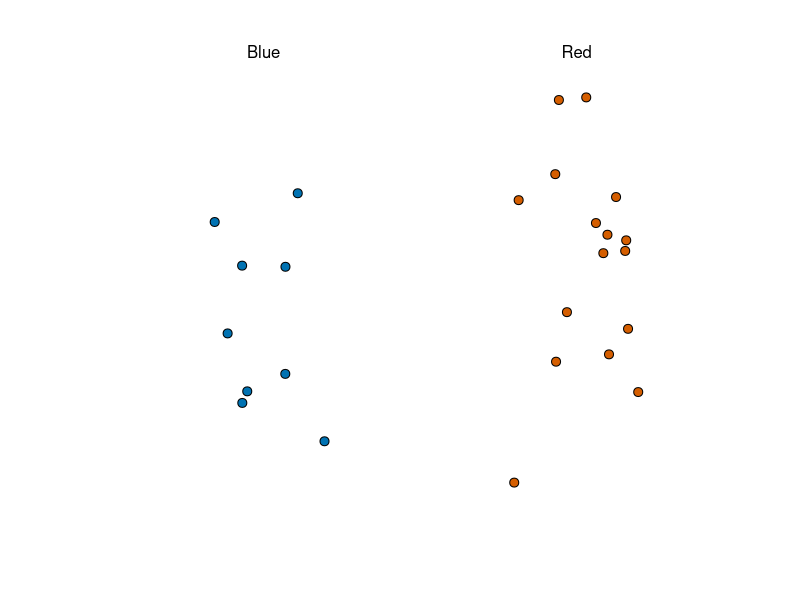

Generate this figure with R: (Note: this script raises an error after producing the figure.)
## ---- chunk 1
library(tidyverse)
library(dslabs)
take_poll(25)
## ---- chunk 2
sqrt(p*(1-p))/sqrt(1000)
## ---- chunk 3
p <- seq(0, 1, length = 100)
se<-sqrt(p*(1-p)/100)
library(tidyverse)
qplot(se,p)
## ---- chunk 4
p <- seq(0, 1, length = 100)
se<-sqrt(p*(1-p)/25)
library(tidyverse)
qplot(se,p)
p <- seq(0, 1, length = 100)
se<-sqrt(p*(1-p)/100)
library(tidyverse)
qplot(se,p)
p <- seq(0, 1, length = 100)
se<-sqrt(p*(1-p)/1000)
library(tidyverse)
qplot(se,p)
## ---- chunk 5
n <- 25
p <- 0.45

2*sqrt(p*(1-p)/n)
## ---- chunk 6
x_hat <- 0.48
se <- sqrt(x_hat*(1-x_hat)/25)
se
## ---- chunk 7
pnorm(0.01/se) - pnorm(-0.01/se)
## ---- chunk 8
1.96*se
## ---- chunk 9
pnorm(1.96)-pnorm(-1.96)
## ---- chunk 10
B <- 10000
N <- 1000
x_hat <- replicate(B, {
  x <- sample(c(0,1), size = N, replace = TRUE, prob = c(1-p, p))
  mean(x)
})
## ---- chunk 11
p <- 0.45
N <- 1000

x <- sample(c(0,1), size = N, replace = TRUE, prob = c(1-p, p))
x_hat <- mean(x)
## ---- chunk 12
B <- 10000
x_hat <- replicate(B, {
  x <- sample(c(0,1), size = N, replace = TRUE, prob = c(1-p, p))
  mean(x)
})
## ---- chunk 13
mean(x_hat)
sd(x_hat)
## ---- chunk 14
take_sample <- function(p, N){
  X <- sample(c(0,1), size = N, replace = TRUE, prob = c(1 - p, p))
  mean(X)
}
## ---- chunk 15
p <- 0.45
N <- 100
B <- 10000
errors <- replicate(B, take_sample(p, N) - p)
## ---- chunk 16
mean(errors)
hist(errors)
## ---- chunk 17
mean(abs(errors))
## ---- chunk 18
sqrt(mean(errors^2))
## ---- chunk 19
sqrt(p*(1-p)/100)
## ---- chunk 20
set.seed(1)
X <- sample(0:1, N, replace=T, p=c(1-p,p))
X_bar <- mean(X)
sqrt(X_bar*(1-X_bar)/N)
## ---- chunk 21
N <- seq(100, 5000, len = 100)
p <- 0.5
se <- sqrt(p*(1-p)/N)
library(tidyverse)
qplot(N,se)
## ---- chunk 22
qqnorm(errors)
qqline(errors)
## ---- chunk 23
p <- 0.45
N <- 100
1-pnorm(0.5, p, sqrt(p*(1-p)/N))
## ---- chunk 24
X_hat <- 0.51
se_hat <- sqrt(X_hat*(1-X_hat)/N)
1 - pnorm(0.01, 0, se_hat) + pnorm(-0.01, 0, se_hat)
## ---- chunk 25
p <- 0.45
N <- 1000
## ---- chunk 26
x <- sample(c(0, 1), size = N, replace = TRUE, prob = c(1-p, p))
x_hat <- mean(x)
se_hat <- sqrt(x_hat * (1 - x_hat) / N)
c(x_hat - 1.96 * se_hat, x_hat + 1.96 * se_hat)
## ---- chunk 27
x <- sample(c(0,1), size=N, replace=TRUE, prob=c(1-p, p))
x_hat <- mean(x)
se_hat <- sqrt(x_hat * (1 - x_hat) / N)
c(x_hat - 1.96 * se_hat, x_hat + 1.96 * se_hat)
## ---- chunk 28
pnorm(1.96) - pnorm(-1.96)
## ---- chunk 29
z <- qnorm(0.995)
z
## ---- chunk 30
pnorm(z) - pnorm(-z)
## ---- chunk 31
qnorm(0.975)
## ---- chunk 32
N <- 1000
B <- 10000
inside <- replicate(B, {
  x <- sample(c(0,1), size = N, replace = TRUE, prob = c(1-p, p))
  x_hat <- mean(x)
  se_hat <- sqrt(x_hat * (1 - x_hat) / N)
  between(p, x_hat - 1.96 * se_hat, x_hat + 1.96 * se_hat)
})
mean(inside)
## ---- chunk 33
library(dslabs)
data("polls_us_election_2016")
## ---- chunk 34
library(tidyverse)
polls <- polls_us_election_2016 %>% 
  filter(enddate >= "2016-10-31" & state == "U.S.") 
## ---- chunk 35
N <- polls$samplesize[1]
x_hat <- polls$rawpoll_clinton[1]/100
## ---- chunk 36
se_hat <- sqrt(X_hat*(1-X_hat)/N)
X_hat +  c(-1,1)*pnorm(0.975)*se_hat
## ---- chunk 37
library(tidyverse)
polls %>% mutate(X_hat = polls$rawpoll_clinton/100, se_hat = sqrt(X_hat*(1-X_hat)/samplesize),
                 lower = X_hat - pnorm(0.975)*se_hat, upper = X_hat + pnorm(0.975)*se_hat) %>%
  select(pollster, enddate, X_hat, lower, upper)
## ---- chunk 38
polls %>% mutate(X_hat = polls$rawpoll_clinton/100, se_hat = sqrt(X_hat*(1-X_hat)/samplesize),
                 lower = X_hat - pnorm(0.975)*se_hat, upper = X_hat + pnorm(0.975)*se_hat, 
                 hit = lower<=0.482 & upper>=0.482) %>%
  select(pollster, enddate, X_hat, lower, upper, hit) 
## ---- chunk 39
polls %>% mutate(X_hat = polls$rawpoll_clinton/100, se_hat = sqrt(X_hat*(1-X_hat)/samplesize),
                 lower = X_hat - pnorm(0.975)*se_hat, upper = X_hat + pnorm(0.975)*se_hat, 
                 hit = lower<=0.482 & upper>=0.482) %>%
  select(pollster, enddate, X_hat, lower, upper, hit)%>%
  summarize(mean(hit))
## ---- chunk 40
0.95
## ---- chunk 41
polls <- polls_us_election_2016 %>% 
  filter(enddate >= "2016-10-31" & state == "U.S.")  %>%
  mutate(d_hat = rawpoll_clinton / 100 - rawpoll_trump / 100)
## ---- chunk 42
N <- polls$samplesize[1]
d_hat <- polls$d_hat[1]
X_hat <- (d_hat+1)/2
se_hat <- 2*sqrt(X_hat*(1-X_hat)/N)
d_hat + c(-1,1)*pnorm(0.975)*se_hat
## ---- chunk 43
polls %>% mutate(X_hat = (d_hat+1)/2, se_hat = 2*sqrt(X_hat*(1-X_hat)/samplesize),
                 lower = d_hat - pnorm(0.975)*se_hat, upper = d_hat + pnorm(0.975)*se_hat, 
                 hit = lower<=0.021 & upper>=0.021) %>%
  select(pollster, enddate, d_hat, lower, upper, hit) 
## ---- chunk 44
polls %>% mutate(X_hat = (d_hat+1)/2, se_hat = 2*sqrt(X_hat*(1-X_hat)/samplesize),
                 lower = d_hat - pnorm(0.975)*se_hat, upper = d_hat + pnorm(0.975)*se_hat, 
                 hit = lower<=0.021 & upper>=0.021) %>%
  select(pollster, enddate, d_hat, lower, upper, hit) %>% 
  summarize(mean(hit))
## ---- chunk 45
polls %>% mutate(error = d_hat - 0.021) %>%
  ggplot(aes(pollster, error)) +
  geom_point()
## ---- chunk 46
polls %>% mutate(error = d_hat - 0.021) %>%
  group_by(pollster) %>%
  filter(n() >= 5) %>%
  ggplot(aes(pollster, error)) +
  geom_point()
## ---- chunk 47
N <- 25
x_hat <- 0.48
(2 * x_hat - 1) + c(-1.96, 1.96) * 2 * sqrt(x_hat * (1 - x_hat) / N)
## ---- chunk 48
N <- 100
z <- sqrt(N)*0.02/0.5
1 - (pnorm(z) - pnorm(-z))
## ---- chunk 49
library(tidyverse)
library(dslabs)
data("research_funding_rates")
research_funding_rates %>% select(discipline, applications_total, 
                                  success_rates_total) %>% head()
## ---- chunk 50
names(research_funding_rates)
## ---- chunk 51
totals <- research_funding_rates %>% 
  select(-discipline) %>% 
  summarize_all(sum) %>%
  summarize(yes_men = awards_men, 
            no_men = applications_men - awards_men, 
            yes_women = awards_women, 
            no_women = applications_women - awards_women) 
## ---- chunk 52
totals %>% summarize(percent_men = yes_men/(yes_men+no_men),
                     percent_women = yes_women/(yes_women+no_women))
## ---- chunk 53
tab <- matrix(c(3,1,1,3),2,2)
rownames(tab)<-c("Poured Before","Poured After")
colnames(tab)<-c("Guessed before","Guessed after")
tab
## ---- chunk 54
fisher.test(tab, alternative="greater")$p.value
## ---- chunk 55
totals %>% summarize(percent_men = yes_men/(yes_men+no_men),
                     percent_women = yes_women/(yes_women+no_women))
## ---- chunk 56
rate <- totals %>%
  summarize(percent_total = 
              (yes_men + yes_women)/
              (yes_men + no_men +yes_women + no_women)) %>%
  pull(percent_total)
rate
## ---- chunk 57
two_by_two <- data.frame(awarded = c("no", "yes"), 
                     men = c(totals$no_men, totals$yes_men),
                     women = c(totals$no_women, totals$yes_women))
two_by_two
## ---- chunk 58
data.frame(awarded = c("no", "yes"), 
       men = (totals$no_men + totals$yes_men) * c(1 - rate, rate),
       women = (totals$no_women + totals$yes_women) * c(1 - rate, rate))
## ---- chunk 59
chisq_test <- two_by_two %>% select(-awarded) %>% chisq.test()
## ---- chunk 60
chisq_test$p.value
## ---- chunk 61
odds_men <- with(two_by_two, (men[2]/sum(men)) / (men[1]/sum(men)))
odds_men
## ---- chunk 62
odds_women <- with(two_by_two, (women[2]/sum(women)) / (women[1]/sum(women)))
odds_women
## ---- chunk 63
odds_men / odds_women
## ---- chunk 64
log_or <- log(odds_men / odds_women)
se <- two_by_two %>% select(-awarded) %>%
  summarize(se = sqrt(sum(1/men) + sum(1/women))) %>%
  pull(se)
ci <- log_or + c(-1,1) * qnorm(0.975) * se
## ---- chunk 65
exp(ci)
## ---- chunk 66
2*(1 - pnorm(log_or, 0, se))
## ---- chunk 67
two_by_two %>% select(-awarded) %>%
  mutate(men = men*10, women = women*10) %>%
  chisq.test() %>% .$p.value
## ---- chunk 68
two_by_two <- data.frame(cq = c('win', 'lose'), important = c(8, 9), normal = c(350-8, 150-9))
chisq_test <- two_by_two %>% select(-cq) %>% chisq.test()
chisq_test$p.value
## ---- chunk 69
odds_important <- with(two_by_two, (important[1]/sum(important)) / (important[2]/sum(important)))
odds_normal <- with(two_by_two, (normal[1]/sum(normal)) / (normal[2]/sum(normal)))
log_or <- log(odds_important / odds_normal)
se <- two_by_two %>% select(-cq) %>%
  summarize(se = sqrt(sum(1/important) + sum(1/normal))) %>%
  pull(se)
ci <- log_or + c(-1,1) * qnorm(0.975) * se
exp(ci)
## ---- chunk 70
two_by_two %>% select(-cq) %>%
  mutate(important = important*2, normal = normal*2) %>%
  chisq.test() %>% .$p.value
